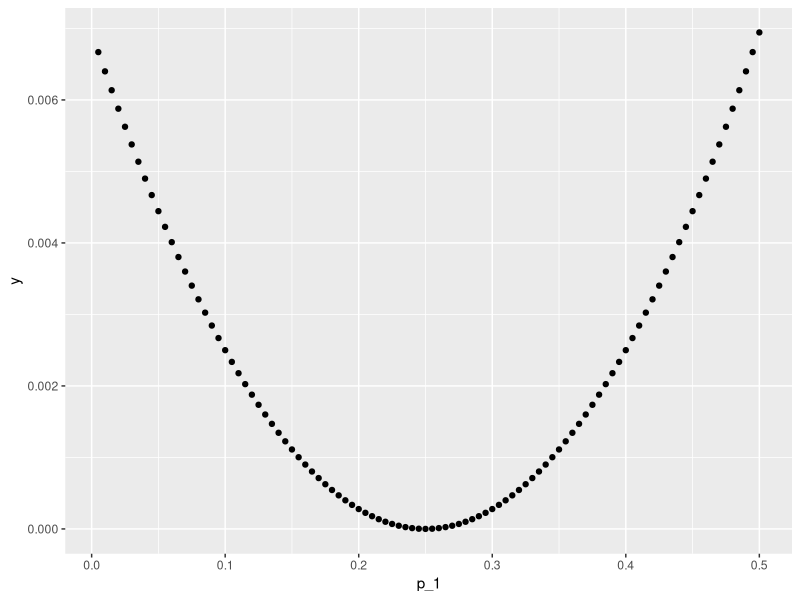

This chart was generated by the following R code:
library(tidyverse)

data.frame(p_1 = c(1:100)/(200)) %>%
  mutate(y = (1/9) * (p_1- 1/4)^2 ) %>%
  ggplot(aes(x = p_1, y = y)) +
  geom_point()
